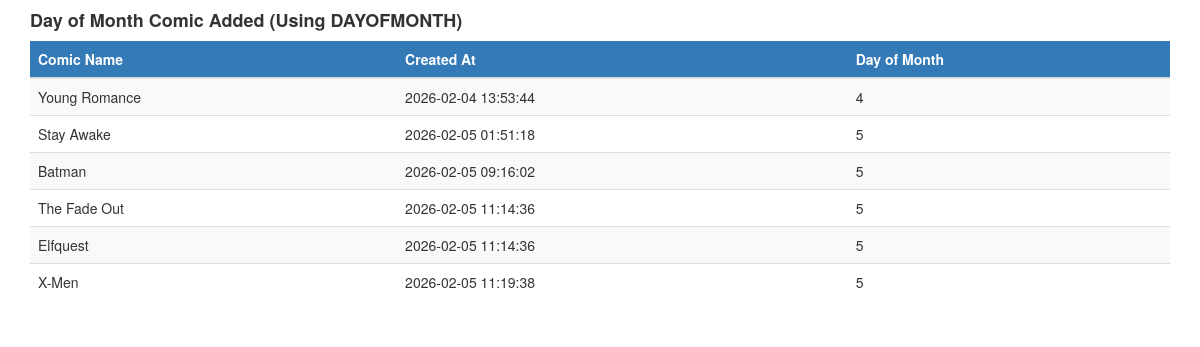
/date_functions/dayofmonth_output.php, run on the app's committed database.
### tables this page shows
CREATE TABLE `comic` (
  `comic_id` int(11) NOT NULL,
  `genre_id` int(11) NOT NULL,
  `comic_title` varchar(100) NOT NULL,
  `comic_description` text DEFAULT NULL,
  `comic_stock` int(11) NOT NULL,
  `comic_price` decimal(6,2) NOT NULL,
  `created_at` timestamp NOT NULL DEFAULT current_timestamp()
);

### date_functions/dayofmonth_output.php (the view, shortened to what this page needs)
<!DOCTYPE html>
<html lang="en">
<head>
    <link rel="stylesheet" href="https://maxcdn.bootstrapcdn.com/bootstrap/3.4.1/css/bootstrap.min.css">
</head>
<body>
<div class="container mt-4">
    <h4 class="mb-3"><b>Day of Month Comic Added (Using DAYOFMONTH)</b></h4>
    <div class="table-responsive">
        <table class="table table-striped">
            <thead>
                <tr class="bg-primary">
                    <th>Comic Name</th>
                    <th>Created At</th>
                    <th>Day of Month</th>
                </tr>
            </thead>
            <tbody>
                <?php
                include '../dbconn.php';
                $sql = "SELECT comic_title, created_at, DAYOFMONTH(created_at) AS day_of_month FROM comic";
                $result = mysqli_query($conn, $sql);
                if ($result && mysqli_num_rows($result) > 0) {
                    while ($row = mysqli_fetch_assoc($result)) {
                        echo "<tr>";
                        echo "<td>".$row['comic_title']."</td>";
                        echo "<td>".$row['created_at']."</td>";
                        echo "<td>".$row['day_of_month']."</td>";
                        echo "</tr>";
                    }
                } else {
                    echo "<tr><td colspan='3' class='text-center'>No comics available</td></tr>";
                }
                ?>
            </tbody>
        </table>
    </div>
</div>
</body>
</html>

### data on the page
comic: comic_title "Young Romance", created_at "2026-02-04 13:53:44", day_of_month "4"
comic: comic_title "Stay Awake", created_at "2026-02-05 01:51:18", day_of_month "5"
comic: comic_title "Batman", created_at "2026-02-05 09:16:02", day_of_month "5"
comic: comic_title "The Fade Out", created_at "2026-02-05 11:14:36", day_of_month "5"
comic: comic_title "Elfquest", created_at "2026-02-05 11:14:36", day_of_month "5"
comic: comic_title "X-Men", created_at "2026-02-05 11:19:38", day_of_month "5"
